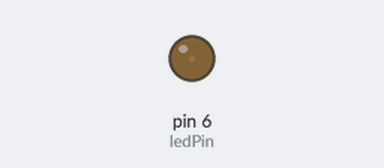
This sketch was run on a simulated Arduino Uno, built with avr-gcc and run on an emulated ATmega328P. Shown: output pins drawn as LEDs (lit = HIGH).

Above: at 0.05 s.
At 1.55 s:
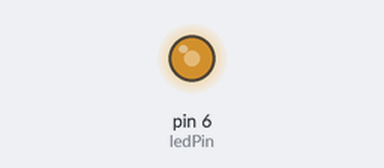
At 2.55 s:
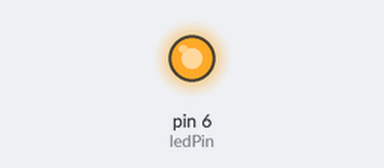
At 5.1 s:
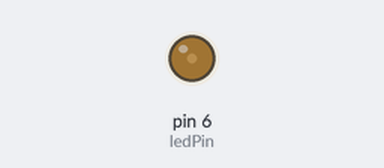
Timing chart, 0 to 8.0 s (numbered marks = the images above):
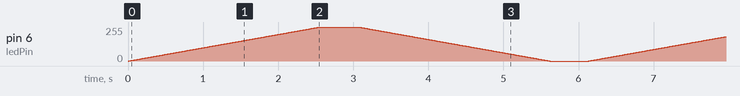

The sketch:

LED_Dimmer.ino
```cpp
const int ledPin = 6;  // Verwenden Sie einen PWM-fähigen Pin

void setup() {
  pinMode(ledPin, OUTPUT);
}

void loop() {
  // LED langsam heller werden lassen
  for (int i = 0; i <= 255; i++) {
    analogWrite(ledPin, i);
    delay(10);  // Verzögerung für den Fadeneffekt anpassen
  }

  // Kurze Pause
  delay(500);

  // LED langsam dunkler werden lassen
  for (int i = 255; i >= 0; i--) {
    analogWrite(ledPin, i);
    delay(10);  // Verzögerung für den Fadeneffekt anpassen
  }

  // Kurze Pause
  delay(500);
}
```
